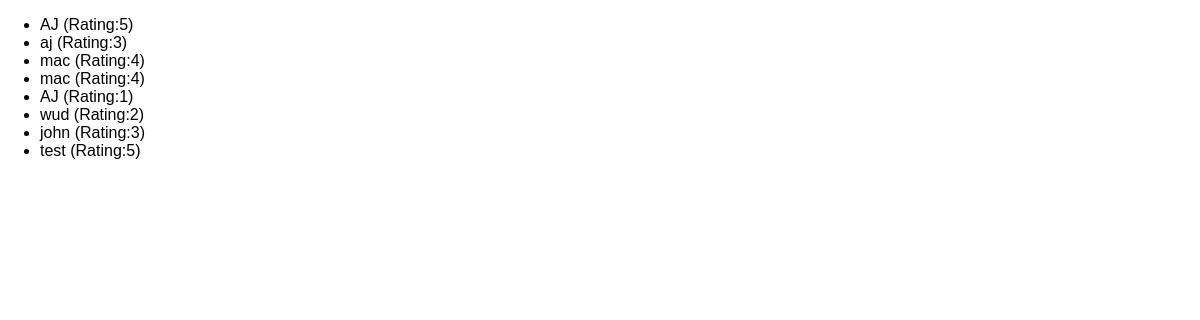
The app's page /reviews with its own data.
### reviews/models.py (models this page shows)
class Review(models.Model):
    user_name = models.CharField(max_length=100)
    review_text = models.TextField()
    rating  = models.IntegerField()

### reviews/views.py (the view)
# urls.py: path('reviews', views.ReviewsListView.as_view()),
class ReviewsListView(ListView):
    template_name = 'reviews/reviews_list.html'
    model = Review
    context_object_name = 'reviews'

### reviews/templates/reviews/reviews_list.html
{% extends 'reviews/base.html' %} {% block title %} All Reviews {% endblock %}
{% block content %}
<ul>
  {% for review in reviews %}
  <li>{{review.user_name}} (Rating:{{review.rating}})</li>
  {% endfor %}
</ul>
{% endblock %}

### reviews/templates/reviews/base.html (shortened to what this page needs)
{% load static %}
<!DOCTYPE html>
<html lang="en">
  <head>
    <link rel="stylesheet" href="{% static 'reviews/style.css' %}" />
  </head>
  <body>
    {% block content %} {% endblock %}
  </body>
</html>

### reviews/static/reviews/style.css (style rules this page uses)
body { font-family: sans-serif; margin: 0; }

### records on screen
Review: user_name "AJ", rating "5"
Review: user_name "aj", rating "3"
Review: user_name "mac", rating "4"
Review: user_name "mac", rating "4"
Review: user_name "AJ", rating "1"
Review: user_name "wud", rating "2"
Review: user_name "john", rating "3"
Review: user_name "test", rating "5"
